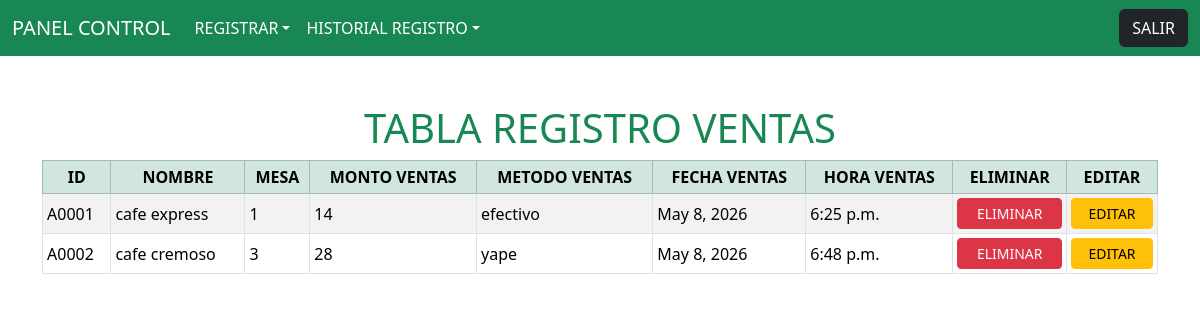
Screenshot of /enlace_tabla_ventas/ (signed in) with the database file from the repository.
### aplicacion/models.py (models this page shows, shortened)
class Tabla_Ven(models.Model):
    Id_Ventas = models.CharField()
    Nombre_Ventas = models.CharField()
    Mesa_Ventas = models.CharField()
    Monto_Ventas = models.CharField()
    Metodo_Ventas = models.CharField()
    Fecha_Ventas = models.DateField()
    Hora_Ventas = models.TimeField()

### aplicacion/views.py (the view)
# urls.py: path('enlace_tabla_ventas/' , views.enlace_tabla_ventas),
@login_requerido
def enlace_tabla_ventas(request):
    ventas = Tabla_Ven.objects.all()
    return render(request , 'tabla_ventas.html' , {
        'ventas' : ventas
    })

### aplicacion/views.py (called while the page is built)
def login_requerido(view_func):
    @wraps(view_func)
    def _wrapped_view(request, *args, **kwargs):
        if not request.session.get('usuario_logueado'):
            return redirect('/')  # Pon aquí la ruta de tu login si es distinta
        return view_func(request, *args, **kwargs)
    return _wrapped_view

### aplicacion/templates/tabla_ventas.html
{% extends "barra_menu.html" %}
{% block contenedor %}
<div class="container my-5">
    <h1 class="text-center text-success">TABLA REGISTRO VENTAS</h1>
    <div class="table-responsive">
        <table class="table table-sm table-striped table-bordered align-middle">
            <thead class="table-success text-center text-nowrap">
                <tr>
                    <th scope="col">ID</th>
                    <th scope="col">NOMBRE</th>
                    <th scope="col">MESA</th>
                    <th scope="col">MONTO VENTAS</th>
                    <th scope="col">METODO VENTAS</th>
                    <th scope="col">FECHA VENTAS</th>
                    <th scope="col">HORA VENTAS</th>
                    <th scope="col">ELIMINAR</th>
                    <th scope="col">EDITAR</th>
                </tr>
            </thead>
            <tbody>
                {% for x in ventas %}
                    <tr>
                        <td scope="row">{{ x.Id_Ventas }}</td>
                        <td scope="row">{{ x.Nombre_Ventas }}</td>
                        <td scope="row">{{ x.Mesa_Ventas }}</td>
                        <td scope="row">{{ x.Monto_Ventas }}</td>
                        <td scope="row">{{ x.Metodo_Ventas }}</td>
                        <td scope="row">{{ x.Fecha_Ventas }}</td>
                        <td scope="row">{{ x.Hora_Ventas }}</td>
                        <td scope="row"><a href="logica_eliminar_ventas/{{ x.Id_Ventas }}" class="btn btn-danger btn-sm w-100">ELIMINAR</a></td>
                        <td scope="row"><a href="enlace_actualizar_ventas/{{ x.Id_Ventas }}" class="btn btn-warning btn-sm w-100">EDITAR</a></td>
                    </tr>
                {% endfor %}
            </tbody>
        </table>
    </div>
</div>
{% endblock contenedor %}

### rows the page displays
Tabla_Ven: Id_Ventas "A0001", Nombre_Ventas "cafe express", Mesa_Ventas "1", Monto_Ventas "14", Metodo_Ventas "efectivo", Fecha_Ventas "May 8, 2026", Hora_Ventas "6:25 p.m."
Tabla_Ven: Id_Ventas "A0002", Nombre_Ventas "cafe cremoso", Mesa_Ventas "3", Monto_Ventas "28", Metodo_Ventas "yape", Fecha_Ventas "May 8, 2026", Hora_Ventas "6:48 p.m."
